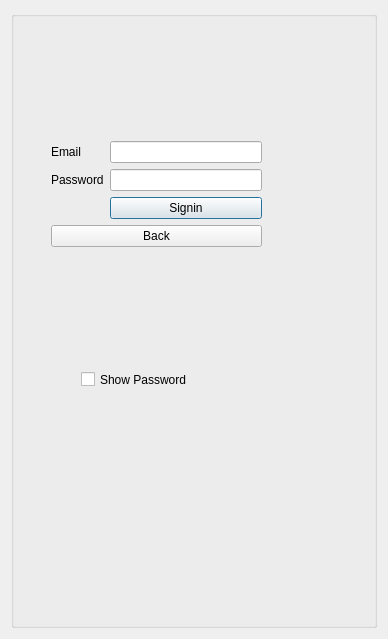
<?xml version="1.0" encoding="UTF-8"?>
<ui version="4.0">
 <class>loginDialog</class>
 <widget class="QDialog" name="loginDialog">
  <property name="geometry">
   <rect>
    <x>0</x>
    <y>0</y>
    <width>388</width>
    <height>639</height>
   </rect>
  </property>
  <property name="windowTitle">
   <string>Dialog</string>
  </property>
  <layout class="QGridLayout" name="gridLayout">
   <item row="0" column="0">
    <widget class="QGroupBox" name="groupBox">
     <property name="maximumSize">
      <size>
       <width>370</width>
       <height>16777215</height>
      </size>
     </property>
     <property name="title">
      <string/>
     </property>
     <widget class="QWidget" name="layoutWidget">
      <property name="geometry">
       <rect>
        <x>40</x>
        <y>130</y>
        <width>211</width>
        <height>106</height>
       </rect>
      </property>
      <layout class="QFormLayout" name="formLayout">
       <item row="0" column="0">
        <widget class="QLabel" name="emailLb">
         <property name="text">
          <string>Email </string>
         </property>
        </widget>
       </item>
       <item row="0" column="1">
        <widget class="QLineEdit" name="emailLn"/>
       </item>
       <item row="1" column="0">
        <widget class="QLabel" name="passwordLb">
         <property name="text">
          <string>Password</string>
         </property>
        </widget>
       </item>
       <item row="1" column="1">
        <widget class="QLineEdit" name="passwordLn"/>
       </item>
       <item row="2" column="1">
        <widget class="QPushButton" name="confrimBtn">
         <property name="text">
          <string>Signin</string>
         </property>
        </widget>
       </item>
       <item row="3" column="0" colspan="2">
        <widget class="QPushButton" name="backBtn">
         <property name="text">
          <string>Back</string>
         </property>
        </widget>
       </item>
      </layout>
     </widget>
     <widget class="QCheckBox" name="showPassCheckbox">
      <property name="geometry">
       <rect>
        <x>70</x>
        <y>360</y>
        <width>191</width>
        <height>17</height>
       </rect>
      </property>
      <property name="text">
       <string>Show Password</string>
      </property>
     </widget>
    </widget>
   </item>
  </layout>
 </widget>
 <resources/>
 <connections>
  <connection>
   <sender>backBtn</sender>
   <signal>clicked()</signal>
   <receiver>loginDialog</receiver>
   <slot>close()</slot>
   <hints>
    <hint type="sourcelabel">
     <x>76</x>
     <y>229</y>
    </hint>
    <hint type="destinationlabel">
     <x>-8</x>
     <y>126</y>
    </hint>
   </hints>
  </connection>
 </connections>
</ui>
